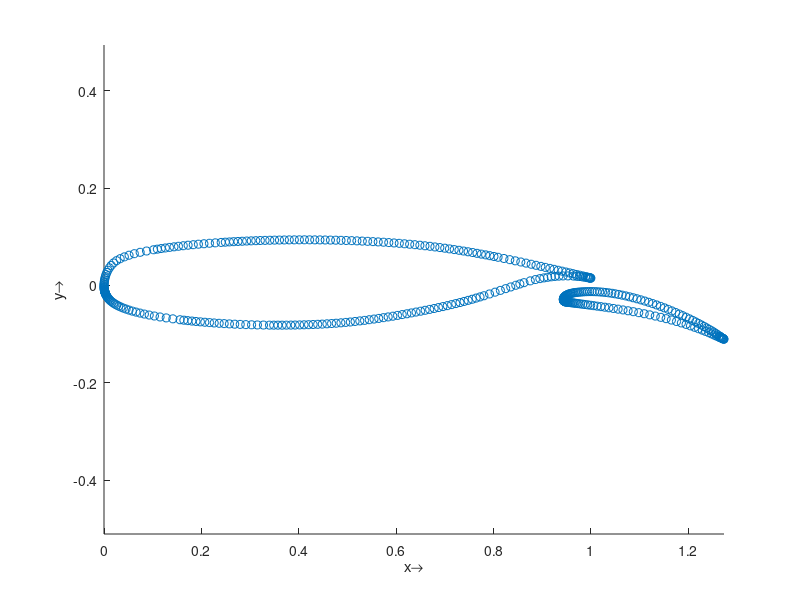
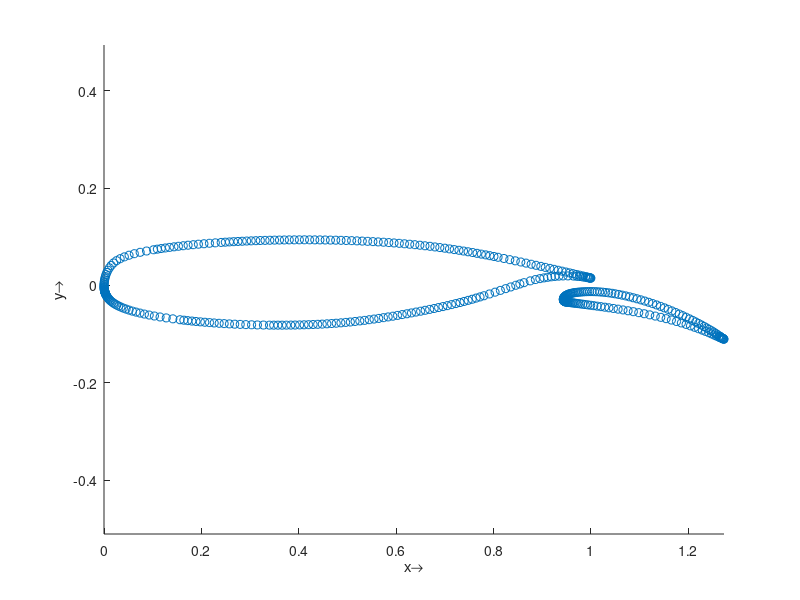

The MATLAB script that drew these images, in order:
clear all;
close all;
clc;
format long;

load new.txt
load baseline.txt

xnew = new(:,2);
ynew = new(:,3);


x = baseline(:,2);
y = baseline(:,3);


figure(1)
scatter(x,y,'b.');
axis equal tight;

xlabel('x\rightarrow');
ylabel('y\rightarrow');
zlabel('z\rightarrow');

figure(2)
scatter(xnew,ynew,'b.');
axis equal tight;

xlabel('x\rightarrow');
ylabel('y\rightarrow');
zlabel('z\rightarrow');